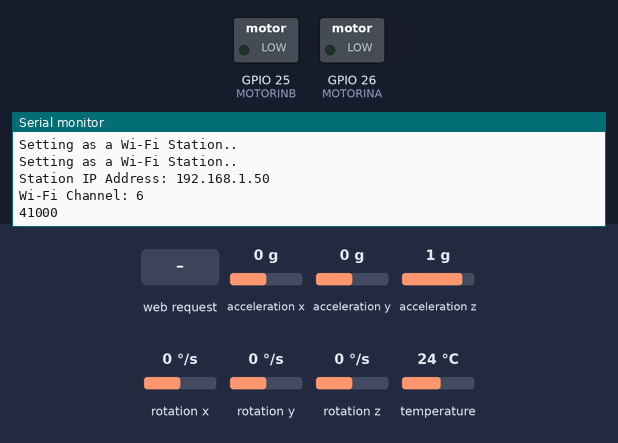
This sketch was run on a simulated ESP32. On the bench: switched loads named in the sketch (green lamp = pin HIGH), the last lines printed to the serial monitor. The inputs (shaded band) are chosen by the test bench; at power-on: acceleration x 0 g, acceleration y 0 g, acceleration z 1 g, rotation x 0 °/s, rotation y 0 °/s, rotation z 0 °/s, temperature 24 °C. WiFi joins after 1.5 s; servers stay silent unless stated; storage starts empty.

Above: at 3.2 s.
3.3 s: HTTP request GET / received
At 4.5 s:
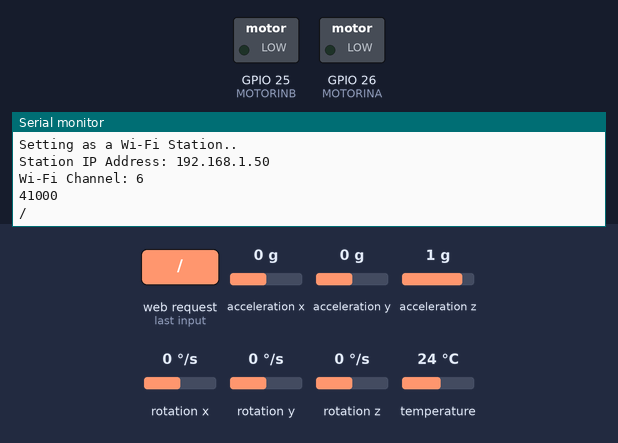
4.8 s: HTTP request GET /motor2 received
At 5.9 s:
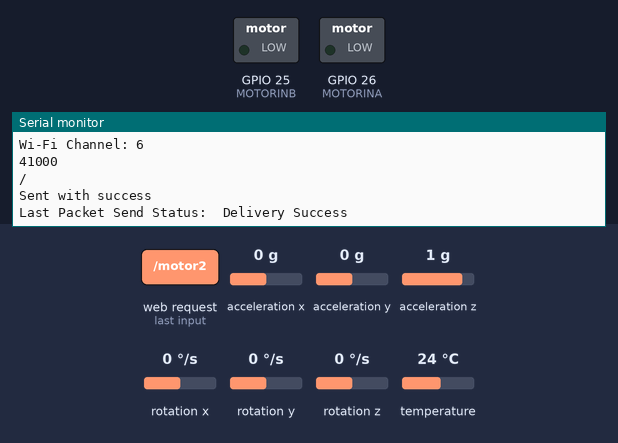

The sketch:

ESP32RECEIVER.ino
```cpp
// (licence header left out)
#include <esp_now.h>
#include "ESPAsyncWebServer.h"
#include <Adafruit_MPU6050.h>
#include <Adafruit_Sensor.h>
#include <Wire.h>
#include "SPIFFS.h"

// Set your Board ID (ESP32 Sender #1 = BOARD_ID 1, ESP32 Sender #2 = BOARD_ID 2, etc)
#define BOARD_ID 1
#define MOTORINA 26
#define MOTORINB 25

Adafruit_MPU6050 mpu;
bool motorState = LOW;
byte motorVelocity = 1023;
float vibrationDuration = 1000;

uint8_t broadcastAddress[6] = {};

uint8_t broadcastAddress_2[] = {0xA0, 0xB7, 0x65, 0x4F, 0x18, 0xA0};
uint8_t broadcastAddress_3[] = {0xA0, 0xB7, 0x65, 0xDC, 0xAD, 0xAC};
uint8_t broadcastAddress_4[] = {0xE0, 0x5A, 0x1B, 0x75, 0x6A, 0x88};

// Replace with your network credentials (STATION)
const char *ssid = "MEPL";
const char *password = "5843728K";

//const char *ssid = "WIFI_14000";
//const char *password = "wifi14000";

// Structure example to receive data
// Must match the sender structure
typedef struct struct_message_mpu
{
  int id; // must be unique for each sender board
  float acc_x;
  float acc_y;
  float acc_z;
  float gyr_x;
  float gyr_y;
  float gyr_z;
  float readingId;
} struct_message_mpu;

typedef struct struct_message_motor
{
  int id;
  bool state;
  float speed;
  float duration;
} struct_message_motor;

struct_message_motor thisMotor;
struct_message_motor incomingMotor;

struct_message_mpu incomingMPUReading;

unsigned int readingMPUId = 0;

// Tamaño del búfer de caracteres para las cadenas JSON
const int JSON_BUFFER_SIZE = 256;
char jsonString[JSON_BUFFER_SIZE];
char macStr[18];

AsyncWebServer server(80);
AsyncEventSource events("/events");

void OnDataRecv(const uint8_t *mac_addr, const uint8_t *incomingData, int len)
{
  char macStr[18];
  snprintf(macStr, sizeof(macStr), "%02x:%02x:%02x:%02x:%02x:%02x",
           mac_addr[0], mac_addr[1], mac_addr[2], mac_addr[3], mac_addr[4], mac_addr[5]);
  // Serial.print("Packet received from: ");
  // Serial.println(macStr);

  memcpy(&incomingMPUReading, incomingData, sizeof(incomingMPUReading));

  const int JSON_BUFFER_SIZE = 256;
  char *jsonString = (char *)malloc(JSON_BUFFER_SIZE * sizeof(char));

  snprintf(jsonString, JSON_BUFFER_SIZE,
           "{\"board_id\": %d, \"acc_x\": %.2f, \"acc_y\": %.2f, \"acc_z\": %.2f, \"gyr_x\": %.2f, \"gyr_y\": %.2f, \"gyr_z\": %.2f, \"readingId\": %.2f}",
           incomingMPUReading.id, incomingMPUReading.acc_x, incomingMPUReading.acc_y, incomingMPUReading.acc_z,
           incomingMPUReading.gyr_x, incomingMPUReading.gyr_y, incomingMPUReading.gyr_z, incomingMPUReading.readingId);

  events.send(jsonString, "mpu_readings", millis());

  free(jsonString);
}

// callback when data is sent
void OnDataSent(const uint8_t *mac_addr, esp_now_send_status_t status)
{
  Serial.print("\r\nLast Packet Send Status:\t");
  Serial.println(status == ESP_NOW_SEND_SUCCESS ? "Delivery Success" : "Delivery Fail");
}

void readMPUData()
{

  static const int JSON_BUFFER_SIZE = 256;
  static char jsonString[JSON_BUFFER_SIZE];

  sensors_event_t a, g, temp;
  mpu.getEvent(&a, &g, &temp);

  readingMPUId++;
  snprintf(jsonString, JSON_BUFFER_SIZE,
           "{\"board_id\": %d, \"acc_x\": %.2f, \"acc_y\": %.2f, \"acc_z\": %.2f, \"gyr_x\": %.2f, \"gyr_y\": %.2f, \"gyr_z\": %.2f, \"readingId\": %d}",
           BOARD_ID, a.acceleration.x, a.acceleration.y, a.acceleration.z,
           g.gyro.x, g.gyro.y, g.gyro.z, readingMPUId);

  events.send(jsonString, "mpu_readings", millis());
}

void sendMotor(int id)
{
  incomingMotor.id = id;
  incomingMotor.state = true;
  incomingMotor.speed = 1023;
  incomingMotor.duration = 1000;

  if (id == 2)
  {
    memcpy(broadcastAddress, broadcastAddress_2, sizeof(broadcastAddress));
  }
  if (id == 3)
  {
    memcpy(broadcastAddress, broadcastAddress_3, sizeof(broadcastAddress));
  }
  if (id == 4)
  {
    memcpy(broadcastAddress, broadcastAddress_4, sizeof(broadcastAddress));
  }

  esp_err_t result = esp_now_send(broadcastAddress, (uint8_t *)&incomingMotor, sizeof(incomingMotor));
  if (result == ESP_OK)
  {
    Serial.println("Sent with success");
  }
  else
  {
    Serial.println("Error sending the data");
  }
}

void add_peer(const uint8_t *mac_addr)
{
  // Register peer
  esp_now_peer_info_t peerInfo;
  memset(&peerInfo, 0, sizeof(peerInfo));
  memcpy(peerInfo.peer_addr, mac_addr, 6);
  peerInfo.encrypt = false;

  // Add peer
  if (esp_now_add_peer(&peerInfo) != ESP_OK)
  {
    Serial.println("Failed to add peer");
    return;
  }
}

void setup(void)
{
  Serial.begin(115200);
  pinMode(MOTORINA, OUTPUT);
  pinMode(MOTORINB, OUTPUT);
  while (!Serial)
    delay(10); // will pause Zero, Leonardo, etc until serial console opens

  Serial.println("Adafruit MPU6050 test!");

  // Try to initialize!
  if (!mpu.begin())
  {
    Serial.println("Failed to find MPU6050 chip");
    while (1)
    {
      delay(10);
    }
  }
  Serial.println("MPU6050 Found!");

  // Initialize SPIFFS
  if (!SPIFFS.begin(true))
  {
    Serial.println("An Error has occurred while mounting SPIFFS");
    return;
  }

  // Set the device as a Station and Soft Access Point simultaneously
  WiFi.mode(WIFI_AP_STA);

  // Set device as a Wi-Fi Station
  WiFi.begin(ssid, password);
  while (WiFi.status() != WL_CONNECTED)
  {
    delay(1000);
    Serial.println("Setting as a Wi-Fi Station..");
  }
  Serial.print("Station IP Address: ");
  Serial.println(WiFi.localIP());
  Serial.print("Wi-Fi Channel: ");
  Serial.println(WiFi.channel());
  Serial.println(ESP.getFreeHeap());
  // Init ESP-NOW
  if (esp_now_init() != ESP_OK)
  {
    Serial.println("Error initializing ESP-NOW");
    return;
  }

  esp_now_register_send_cb(OnDataSent);

  add_peer(broadcastAddress_2);
  add_peer(broadcastAddress_3);
  add_peer(broadcastAddress_4);

  esp_now_register_recv_cb(OnDataRecv);

  // Route for root / web page
  server.on("/", HTTP_GET, [](AsyncWebServerRequest *request)
            {
              Serial.println("/");
              request->send(SPIFFS, "/index.html", "text/html"); });

  // Route for root / web page
  server.on("/script.js", HTTP_GET, [](AsyncWebServerRequest *request)
            { request->send(SPIFFS, "/script.js", "text/javascript"); });

  // Route to load style.css file
  server.on("/styles.css", HTTP_GET, [](AsyncWebServerRequest *request)
            { request->send(SPIFFS, "/styles.css", "text/css"); });

  server.on("/motor1", HTTP_GET, [](AsyncWebServerRequest *request)
            {
    motorState = !motorState;
    analogWrite(MOTORINA, motorVelocity);
    analogWrite(MOTORINB, 0);
    delay(vibrationDuration);
    motorState = !motorState;
    analogWrite(MOTORINA, 0);
    analogWrite(MOTORINB, 0);
    request->send(SPIFFS, "/index.html", String(motorState), true); });

  server.on("/motor2", HTTP_GET, [](AsyncWebServerRequest *request)
            {
              sendMotor(2);
              request->send(SPIFFS, "/index.html", String(), true); });

  server.on("/motor3", HTTP_GET, [](AsyncWebServerRequest *request)
            {
              sendMotor(3);
              request->send(SPIFFS, "/index.html", String(), true); });

  server.on("/motor4", HTTP_GET, [](AsyncWebServerRequest *request)
            {
              sendMotor(4);
              request->send(SPIFFS, "/index.html", String(), true); });

  events.onConnect([](AsyncEventSourceClient *client)
                   {
    if(client->lastId()){
      Serial.printf("Client reconnected! Last message ID that it got is: %u\n", client->lastId());
    }
    // send event with message "hello!", id current millis
    // and set reconnect delay to 1 second
    client->send("hello!", NULL, millis(), 10000); });

  server.addHandler(&events);
  server.begin();
}

void loop()
{
  static unsigned long lastEventTime = millis();
  static const unsigned long EVENT_INTERVAL_MS = 5000;
  if ((millis() - lastEventTime) > EVENT_INTERVAL_MS)
  {
    events.send("ping", NULL, millis());
    lastEventTime = millis();
  }

  readMPUData();
  delay(100);
}
```

Measured:
- after the input at 3.3 s, the serial monitor: prints a new line at once (image 1)
- after the input at 4.8 s, the serial monitor: prints a new line at once (image 2)
